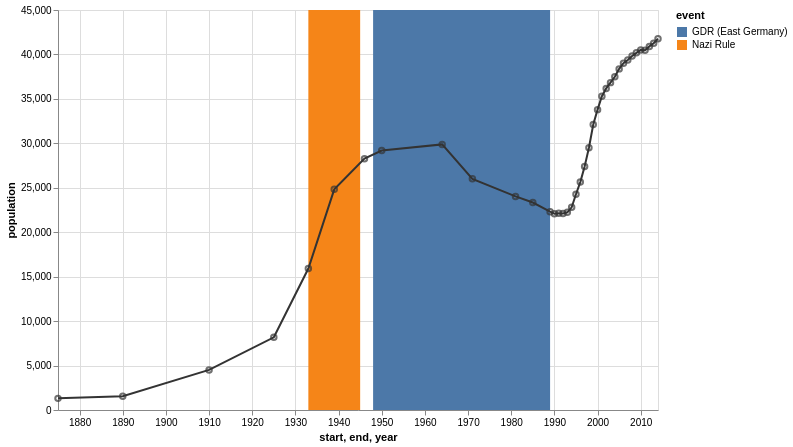

The Vega-Lite source for this figure:
### Vega-Lite specification from a JSON file in a GitHub repository (floating-point values rounded to 4 significant figures)
{"config": {"view": {"height": 300, "width": 400}}, "layer": [{"encoding": {"x": {"field": "start", "type": "temporal"}, "color": {"field": "event", "type": "nominal"}, "x2": {"field": "end", "type": "temporal"}}, "data": {"values": [{"start": "1933", "event": "Nazi Rule", "end": "1945"}, {"start": "1948", "event": "GDR (East Germany)", "end": "1989"}]}, "mark": "rect"}, {"encoding": {"y": {"field": "population", "type": "quantitative"}, "x": {"field": "year", "type": "temporal", "axis": {"format": "%Y"}}}, "data": {"values": [{"population": 1309, "year": "1875"}, {"population": 1558, "year": "1890"}, {"population": 4512, "year": "1910"}, {"population": 8180, "year": "1925"}, {"population": 15915, "year": "1933"}, {"population": 24824, "year": "1939"}, {"population": 28275, "year": "1946"}, {"population": 29189, "year": "1950"}, {"population": 29881, "year": "1964"}, {"population": 26007, "year": "1971"}, {"population": 24029, "year": "1981"}, {"population": 23340, "year": "1985"}, {"population": 22307, "year": "1989"}, {"population": 22087, "year": "1990"}, {"population": 22139, "year": "1991"}, {"population": 22105, "year": "1992"}, {"population": 22242, "year": "1993"}, {"population": 22801, "year": "1994"}, {"population": 24273, "year": "1995"}, {"population": 25640, "year": "1996"}, {"population": 27393, "year": "1997"}, {"population": 29505, "year": "1998"}, {"population": 32124, "year": "1999"}, {"population": 33791, "year": "2000"}, {"population": 35297, "year": "2001"}, {"population": 36179, "year": "2002"}, {"population": 36829, "year": "2003"}, {"population": 37493, "year": "2004"}, {"population": 38376, "year": "2005"}, {"population": 39008, "year": "2006"}, {"population": 39366, "year": "2007"}, {"population": 39821, "year": "2008"}, {"population": 40179, "year": "2009"}, {"population": 40511, "year": "2010"}, {"population": 40465, "year": "2011"}, {"population": 40905, "year": "2012"}, {"population": 41258, "year": "2013"}, {"population": 41777, "year": "2014"}]}, "height": 400, "mark": {"color": "#333", "type": "line"}, "width": 600}, {"encoding": {"y": {"field": "population", "type": "quantitative"}, "x": {"field": "year", "type": "temporal", "axis": {"format": "%Y"}}}, "data": {"values": [{"population": 1309, "year": "1875"}, {"population": 1558, "year": "1890"}, {"population": 4512, "year": "1910"}, {"population": 8180, "year": "1925"}, {"population": 15915, "year": "1933"}, {"population": 24824, "year": "1939"}, {"population": 28275, "year": "1946"}, {"population": 29189, "year": "1950"}, {"population": 29881, "year": "1964"}, {"population": 26007, "year": "1971"}, {"population": 24029, "year": "1981"}, {"population": 23340, "year": "1985"}, {"population": 22307, "year": "1989"}, {"population": 22087, "year": "1990"}, {"population": 22139, "year": "1991"}, {"population": 22105, "year": "1992"}, {"population": 22242, "year": "1993"}, {"population": 22801, "year": "1994"}, {"population": 24273, "year": "1995"}, {"population": 25640, "year": "1996"}, {"population": 27393, "year": "1997"}, {"population": 29505, "year": "1998"}, {"population": 32124, "year": "1999"}, {"population": 33791, "year": "2000"}, {"population": 35297, "year": "2001"}, {"population": 36179, "year": "2002"}, {"population": 36829, "year": "2003"}, {"population": 37493, "year": "2004"}, {"population": 38376, "year": "2005"}, {"population": 39008, "year": "2006"}, {"population": 39366, "year": "2007"}, {"population": 39821, "year": "2008"}, {"population": 40179, "year": "2009"}, {"population": 40511, "year": "2010"}, {"population": 40465, "year": "2011"}, {"population": 40905, "year": "2012"}, {"population": 41258, "year": "2013"}, {"population": 41777, "year": "2014"}]}, "height": 400, "mark": {"color": "#333", "type": "point"}, "width": 600}], "$schema": "https://vega.github.io/schema/vega-lite/v2.4.1.json"}
